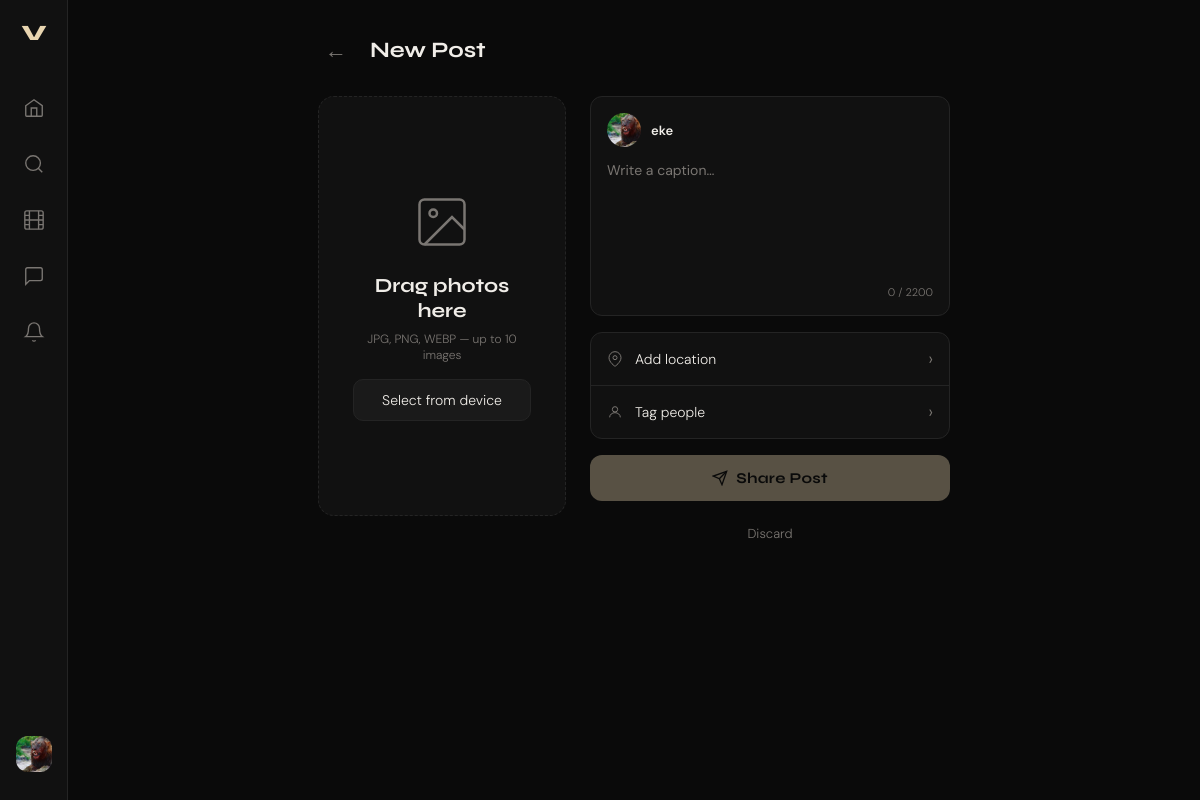
Screenshot of /posts/create/ (signed in) with the database file from the repository.
### users/models.py (models this page shows, shortened)
class User(AbstractUser):
    id = models.UUIDField(primary_key=True, default=uuid.uuid4, editable=False)
    bio = models.TextField(max_length=500, blank=True)
    avatar = models.ImageField(upload_to='profile_pics/', blank=True, null=True)
    website = models.URLField(blank=True)
    is_private = models.BooleanField(default=False)
    followers = models.ManyToManyField(
        'self',
        through='Follow',
        symmetrical=False,
        related_name='following_set'
    )
    class Meta:
        db_table = 'users'

### posts/views.py (the view)
# urls.py: path('create/', views.create_post_view, name='create'),
@login_required
def create_post_view(request):
    if request.method == 'POST':
        form = PostCreateForm(request.POST, request.FILES)
        if form.is_valid():
            post = form.save(commit=False)
            post.author = request.user
            post.save()
            images = request.FILES.getlist('images')
            for idx, img in enumerate(images):
                PostImage.objects.create(post=post, image=img, order=idx)
            return redirect('posts:detail', pk=post.pk)
    else:
        form = PostCreateForm()
    return render(request, 'posts/create.html', {'form': form})

### posts/forms.py
class PostCreateForm(forms.ModelForm):
    images = MultiImageField(
        required=True,
        max_num=10,
        help_text='Select one or more images',
        validators=[FileExtensionValidator(['jpg', 'jpeg', 'png', 'webp'])],
    )
    class Meta:
        model = Post
        fields = ('caption',)
        widgets = {
            'caption': forms.Textarea(attrs={
                'placeholder': 'Write a caption…',
                'rows': 4,
                'maxlength': 2200,
            })
        }

### templates/posts/create.html (shortened to what this page needs)
{% extends 'users/base.html' %}
{% load static %}
{% block extra_css %}<link rel="stylesheet" href="{% static 'posts/main.css' %}">{% endblock %}
{% block content %}
<div class="create-page">
  <div class="create-header">
    <a href="javascript:history.back()" class="back-btn">←</a>
    <h2>New Post</h2>
  </div>
  <form method="post" enctype="multipart/form-data" id="createForm" class="create-form">
    <div class="create-steps">
      <div class="step" id="stepMedia">
        <div class="drop-zone" id="dropZone">
          <div class="drop-inner" id="dropInner">
            <div class="drop-icon">
              <svg viewBox="0 0 24 24" fill="none" stroke="currentColor" stroke-width="1">
                <rect x="3" y="3" width="18" height="18" rx="2"/>
                <circle cx="8.5" cy="8.5" r="1.5"/>
                <path d="M21 15l-5-5L5 21"/>
              </svg>
            </div>
            <p class="drop-title">Drag photos here</p>
            <p class="drop-hint">JPG, PNG, WEBP — up to 10 images</p>
            <label class="drop-select-btn">
              Select from device
            </label>
          </div>
        </div>
      </div>
      <div class="create-side" id="createSide">
        <div class="caption-box">
          <div class="caption-author-row">
            {% if request.user.avatar %}
              <img src="{{ request.user.avatar.url }}" class="cap-av" />
            {% else %}
              <div class="cap-av-ph">{{ request.user.username|first|upper }}</div>
            {% endif %}
            <span class="cap-username">{{ request.user.username }}</span>
          </div>
          <textarea
            name="caption"
            id="captionInput"
            placeholder="Write a caption…"
            maxlength="2200"
            rows="5"
            class="cap-textarea"
          >{{ form.caption.value|default:'' }}</textarea>
          <div class="cap-count"><span id="capCount">0</span> / 2200</div>
        </div>
        <div class="create-options-list">
          <div class="create-option">
            <span class="co-icon">
              <svg viewBox="0 0 24 24" fill="none" stroke="currentColor" stroke-width="1.5" width="16" height="16"><path d="M21 10c0 7-9 13-9 13S3 17 3 10a9 9 0 0118 0z"/><circle cx="12" cy="10" r="3"/></svg>
            </span>
            <span>Add location</span>
            <span class="co-arrow">›</span>
          </div>
          <div class="create-option">
            <span class="co-icon">
              <svg viewBox="0 0 24 24" fill="none" stroke="currentColor" stroke-width="1.5" width="16" height="16"><circle cx="12" cy="8" r="4"/><path d="M4 20c0-4 3.58-7 8-7s8 3 8 7"/></svg>
            </span>
            <span>Tag people</span>
            <span class="co-arrow">›</span>
          </div>
        </div>
        <button type="submit" class="share-btn" id="shareBtn" disabled>
          <svg viewBox="0 0 24 24" fill="none" stroke="currentColor" stroke-width="2" width="16" height="16"><line x1="22" y1="2" x2="11" y2="13"/><polygon points="22 2 15 22 11 13 2 9 22 2"/></svg>
          Share Post
        </button>
        <a href="javascript:history.back()" class="discard-btn">Discard</a>
      </div>
    </div>
  </form>
</div>
{% endblock %}

### templates/feed/base.html (shortened to what this page needs)
{% load static %}
<!DOCTYPE html>
<html lang="en">
<head>
  <link rel="stylesheet" href="{% static 'users/main.css' %}" />
  {% block extra_css %}{% endblock %}
</head>
<body>
{% if user.is_authenticated %}
<nav class="sidebar">
  <div class="sidebar-logo">V</div>
  <div class="sidebar-links">
    <a href="/" class="nav-link {% block nav_home %}{% endblock %}" title="Home">
      <svg viewBox="0 0 24 24" fill="none" stroke="currentColor" stroke-width="1.5"><path d="M3 9.5L12 3l9 6.5V20a1 1 0 01-1 1H4a1 1 0 01-1-1V9.5z"/><path d="M9 21V12h6v9"/></svg>
    </a>
    <a href="{% url 'users:search' %}" class="nav-link {% block nav_search %}{% endblock %}" title="Search">
      <svg viewBox="0 0 24 24" fill="none" stroke="currentColor" stroke-width="1.5"><circle cx="11" cy="11" r="8"/><path d="M21 21l-4.35-4.35"/></svg>
    </a>
    <a href="/reels/" class="nav-link {% block nav_reels %}{% endblock %}" title="Reels">
      <svg viewBox="0 0 24 24" fill="none" stroke="currentColor" stroke-width="1.5"><rect x="2" y="2" width="20" height="20" rx="2.18"/><path d="M7 2v20M17 2v20M2 12h20M2 7h5M2 17h5M17 7h5M17 17h5"/></svg>
    </a>
    <a href="/chats/" class="nav-link {% block nav_chats %}{% endblock %}" title="Messages">
      <svg viewBox="0 0 24 24" fill="none" stroke="currentColor" stroke-width="1.5"><path d="M21 15a2 2 0 01-2 2H7l-4 4V5a2 2 0 012-2h14a2 2 0 012 2z"/></svg>
    </a>
    <a href="/notifications/" class="nav-link {% block nav_notifs %}{% endblock %}" title="Notifications" style="position:relative">
      <svg viewBox="0 0 24 24" fill="none" stroke="currentColor" stroke-width="1.5"><path d="M18 8A6 6 0 006 8c0 7-3 9-3 9h18s-3-2-3-9"/><path d="M13.73 21a2 2 0 01-3.46 0"/></svg>
    </a>
    <a href="{% url 'users:profile' user.username %}" class="nav-link nav-avatar {% block nav_profile %}{% endblock %}" title="Profile">
      {% if user.avatar %}
        <img src="{{ user.avatar.url }}" alt="avatar" />
      {% else %}
        <span>{{ user.username|first|upper }}</span>
      {% endif %}
    </a>
  </div>
</nav>
{% endif %}
<main class="main-content {% if not user.is_authenticated %}auth-page{% endif %}">
  {% block content %}{% endblock %}
</main>
</body>
</html>

### static/users/main.css (style rules this page uses)
:root { --bg: #0a0a0a; --bg-2: #111111; --bg-3: #1a1a1a; --border: #242424; --text: #f0ede8; --text-muted:#7a7672; --accent: #e8d5b0; --accent-2: #c4a882; --danger: #e05252; --sidebar-w: 68px; --radius: 12px; --font-display: 'Syne', sans-serif; --font-body: 'DM Sans', sans-serif; }
*, *::before, *::after { box-sizing: border-box; margin: 0; padding: 0; }
html { font-size: 16px; }
body { background: var(--bg); color: var(--text); font-family: var(--font-body); font-weight: 300; min-height: 100vh; display: flex; -webkit-font-smoothing: antialiased; }
a { color: inherit; text-decoration: none; }
img { display: block; width: 100%; height: 100%; object-fit: cover; }
input, textarea, button { font-family: var(--font-body); }
.sidebar { position: fixed; left: 0; top: 0; bottom: 0; width: var(--sidebar-w); background: var(--bg-2); border-right: 1px solid var(--border); display: flex; flex-direction: column; align-items: center; padding: 20px 0; z-index: 100; }
.sidebar-logo { font-family: var(--font-display); font-weight: 800; font-size: 22px; color: var(--accent); letter-spacing: -1px; margin-bottom: 36px; }
.sidebar-links { display: flex; flex-direction: column; gap: 4px; flex: 1; width: 100%; padding: 0 8px; }
.nav-link { display: flex; align-items: center; justify-content: center; width: 52px; height: 52px; border-radius: 14px; color: var(--text-muted); transition: background .2s, color .2s; position: relative; }
.nav-link svg { width: 22px; height: 22px; }
.nav-avatar { margin-top: auto; overflow: hidden; border: 2px solid transparent; transition: border-color .2s; }
.nav-avatar img { border-radius: 12px; width: 36px; height: 36px; }
.main-content { margin-left: var(--sidebar-w); flex: 1; min-height: 100vh; }
.back-btn { font-size: 20px; color: var(--text-muted); padding: 8px; border-radius: 8px; transition: color .2s; }
:root { --bg:#0a0a0a;--bg2:#111;--bg3:#1a1a1a;--bd:#242424;--t:#f0ede8;--m:#7a7672;--a:#e8d5b0;--a2:#c4a882;--danger:#e05252;--radius:12px;--fd:'Syne',sans-serif;--fb:'DM Sans',sans-serif; }
.back-btn { font-size: 22px; color: var(--m); width: 36px; height: 36px; display: flex; align-items: center; justify-content: center; border-radius: 8px; transition: color .2s; }
.cap-av { width: 34px; height: 34px; border-radius: 50%; object-fit: cover; }
.cap-username { font-size: 13px; font-weight: 600; }

### rows the page displays
User: avatar (picture), user.avatar (picture), user.username "eke"
